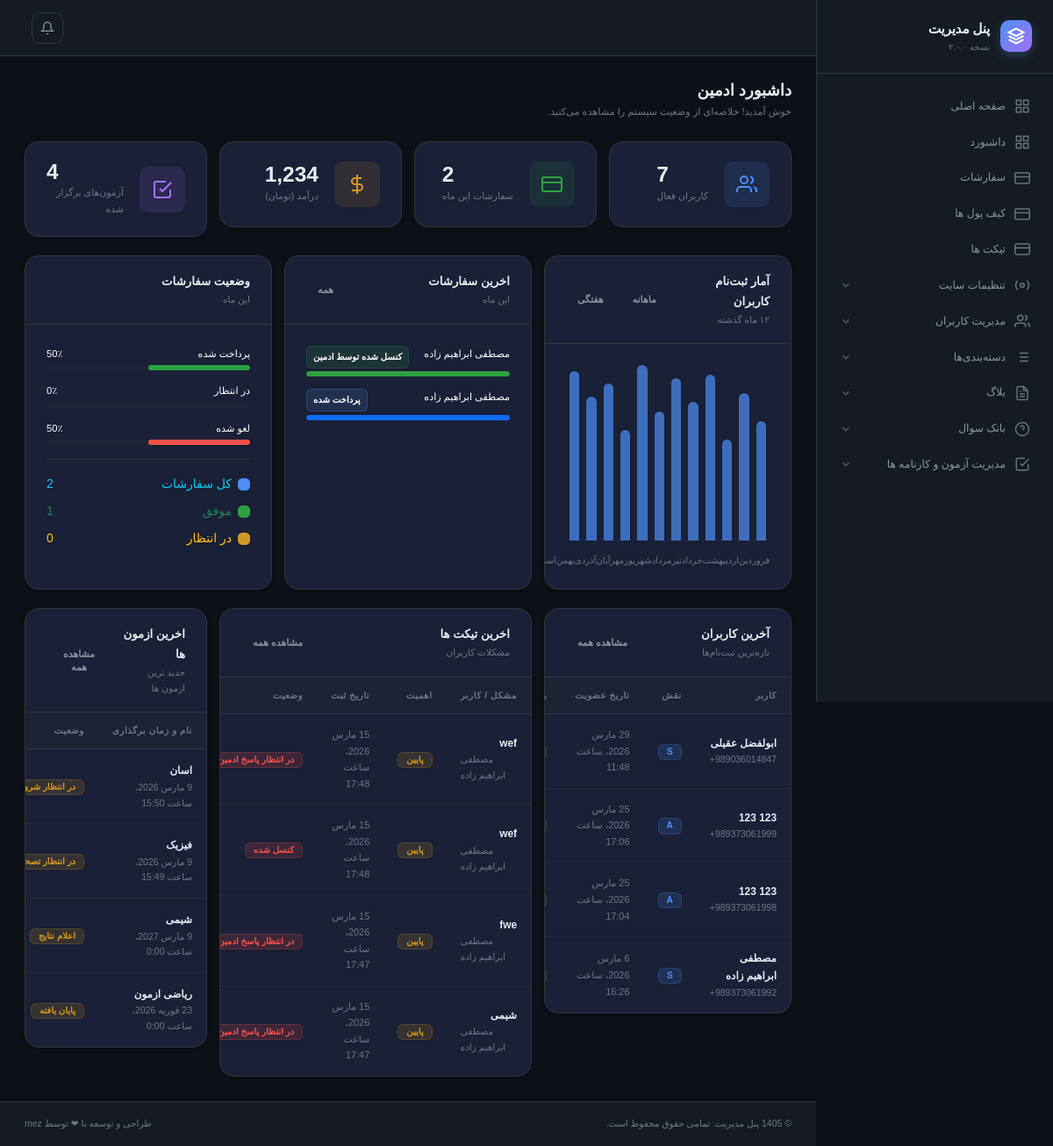
The app's page /admin-panel/, older data.
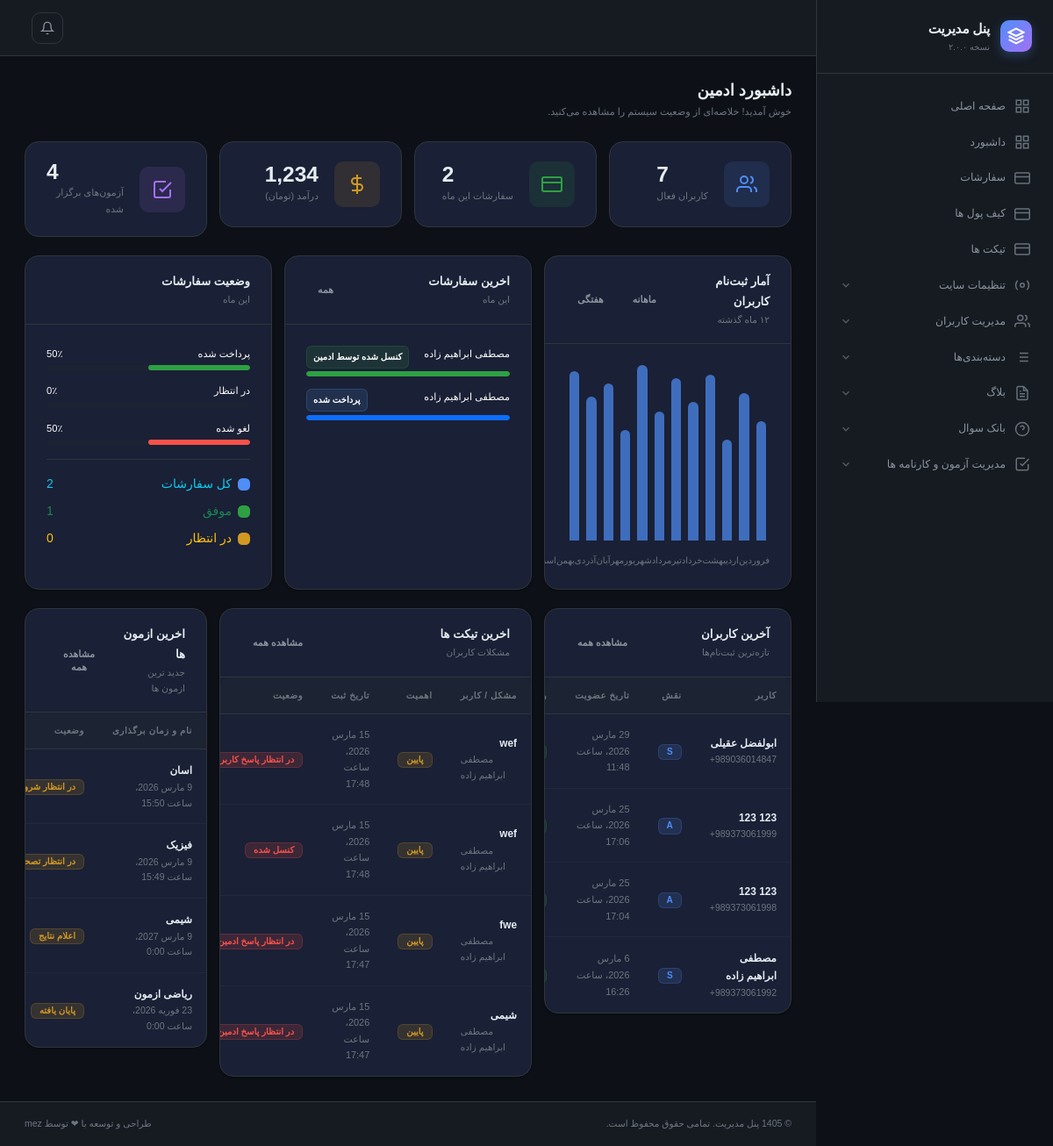
The same page, newer data.
### sitesetting/models.py (models this page shows, shortened)
class Ticket(models.Model):
    class TicketPriority(models.TextChoices):
        low = 'پایین','پایین'
        mid = 'متوسط','متوسط'
        high = 'بالا','بالا'
        huge = 'فوری','فوری'
    class TicketStatus(models.TextChoices):
        cancelled = 'کنسل شده','کنسل شده'
        fixed = 'حل شده','حل شده'
        awating_admin = 'در انتظار پاسخ ادمین','در انتظار پاسخ ادمین'
        awating_user = 'در انتظار پاسخ کاربر','در انتظار کاربر'
    name = models.CharField(max_length=500, verbose_name='موضوع',  db_index=True)
    user =  models.ForeignKey(User, related_name='tickets', on_delete=models.PROTECT, verbose_name='درخواست دهنده',  db_index=True)
    admin =  models.ForeignKey(User, related_name='tickets_admin', null=True, blank=True, on_delete=models.PROTECT, verbose_name='ادمین',  db_index=True)
    problem =  models.ForeignKey(TicketProblemCategory, related_name='tickets', null=True, on_delete=models.PROTECT, verbose_name='دسته بندی مشکلات تیکت ها',  db_index=True)
    placement =  models.ForeignKey(TicketProblemPlacement, related_name='tickets', null=True, on_delete=models.PROTECT, verbose_name='بخش های مرتبط مشکلات در تیکت',  db_index=True)
    description = models.TextField(verbose_name="توضیحات ")
    file = models.FileField(verbose_name='پیوست', upload_to=photo_path_upload_to, null=True, blank=True)
    priority = models.CharField(verbose_name='اهمیت', choices=TicketPriority, max_length=255)
    status = models.CharField(verbose_name='وضعیت', choices=TicketStatus, max_length=255)
    create_at = models.DateTimeField(verbose_name='زمان ارسال درخواست', auto_now_add=True)
    class Meta:
        ordering = ['-id']
        verbose_name ='تیکت '
        verbose_name_plural ='تیکت  ها'

### user/models.py (models this page shows, shortened)
class User(AbstractUser):
    class GenderOfUser(models.TextChoices):
        MALE = "M", 'مذکر'
        FELMALE = "F", "مونث"
    class TypeOfUser(models.TextChoices):
        REGULAR = "R", 'دانش اموز'
        SANATORUM = "S", "مصحح"
        ADMIN = "A", "ادمین"
    father_name =  models.CharField(max_length=255, verbose_name='نام پدر', null=True)
    gender = models.CharField(max_length=255, choices=GenderOfUser, verbose_name="جنسیت")
    PhoneNumber = PhoneNumberField(unique=True, verbose_name="شماره",  db_index=True)
    national_id = models.CharField(max_length=255, verbose_name='کد ملی', null=True)
    province =  models.CharField(max_length=255, verbose_name='نام استان', null=True)
    city =  models.CharField(max_length=255, verbose_name='نام شهر', null=True)
    school =  models.CharField(max_length=255, verbose_name='نام مدرسه', null=True)
    grade =  models.ForeignKey(GradeCategories, related_name='users', null=True, on_delete=models.PROTECT, verbose_name='پایه',  db_index=True)
    major =  models.ForeignKey(MajorCategories, related_name='users', null=True, on_delete=models.PROTECT, verbose_name='رشته تحصیلی',  db_index=True)
    birth = models.DateTimeField(verbose_name='تاریخ تولد', null=True)
    private_code =  models.CharField(max_length=1000, verbose_name='کد مخفی کاربر', null=True, blank=True)
    otp = models.CharField(max_length=6, blank=True, null=True, verbose_name="کد otp")
    login_temp = models.PositiveSmallIntegerField(default=0, verbose_name="دفعات ورود")
    otp_expiry_date = models.DateTimeField(null=True, blank=True, verbose_name="تاریخ انقضای ")
    type_of_user = models.CharField(max_length=255, choices=TypeOfUser, verbose_name='نوع کاربر', default=TypeOfUser.REGULAR)
    is_verified = models.BooleanField(default=True, verbose_name='تایید شماره همراه')
    USERNAME_FIELD = "PhoneNumber"
    username = None
    objects = UserManager()
    class Meta:
        verbose_name = 'کاربر'
        verbose_name_plural = 'کاربران'
    def __str__(self):
        if self.first_name or self.last_login:
            return self.get_full_name()
        return f"{str(self.PhoneNumber).replace(' ', '')}"

### admin_panel/views/site.py (the view)
# urls.py: path('', views.site.Main.as_view(), name='main'),
class Main(TemplateView):
    template_name = 'admin-panel/main.html'
    def get_context_data(self, **kwargs) -> dict[str, ...]:
        context = super().get_context_data(**kwargs)
        quiz = Quiz.objects
        context['quiz_count'] = quiz.count()
        context['quiz_list'] = quiz.order_by('-pk').all()[:4]
        users = User.objects
        orders = Order.objects.filter(update_at__gte=now() - timedelta(days=30))
        context['users_count'] = users.count()
        context['last_users'] = users.order_by('-pk').all()[:4]
        context['orders_list'] = orders.prefetch_related('user').all()[:4]
        context['order_count'] = orders.count()
        context['all_order_count'] = orders.count()
        context['active_order_count'] = orders.filter(status=Order.OrderStatus.active).count()
        context['active_order_percent'] = round(
                (context['active_order_count'] / context['all_order_count']) * 100
             )
        context['paid_order_count'] = orders.filter(status=Order.OrderStatus.paid).count()
        context['paid_order_percent'] =  round(
                (context['paid_order_count'] / context['all_order_count']) * 100
             )
        context['cancell_order_count'] = orders.filter(
            Q(status=Order.OrderStatus.cancelled_by_admin) | Q(status=Order.OrderStatus.cancelled)
        ).count()
        context['cancell_order_percent'] = round(
                (context['cancell_order_count'] / context['all_order_count']) * 100
             )
        context['all_peyment_for_last_month'] = sum(
            orders.values_list('final_price', flat=True)
        )
        context['last_tickets'] = Ticket.objects.order_by('-pk').prefetch_related('user').all()[:4]
        return context

### order/templatetags/tdc.py (called while the page is built)
@register.filter
def tdc(value: int):
    if value is not None and value and value != "":
        return "{:,}".format(int(value))
    else:
        return 0

### sitesetting/models.py (called while the page is built)
    def __str__(self):
        return self.name

    def __str__(self):
        return self.name

### template/admin-panel/main.html (shortened to what the changed rows need)
{% extends "admin-panel/base/base.html" %}
{% load tdc %}
{% load jalali_tags %}
{% load list %}
{% block main %}
<main class="page-content">
  <div class="page-header">
    <div class="page-header-info">
      <h1>داشبورد ادمین</h1>
    </div>
  </div>
  <div class="row g-3">
        <div class="col-xl-4">
      <div class="card">
        <div class="table-container">
          <table class="table">
            <thead>
              <tr>
                <th>کاربر</th>
                <th>نقش</th>
                <th>تاریخ عضویت</th>
                <th>وضعیت</th>
              </tr>
            </thead>
          </table>
        </div>
      </div>
    </div>
    <div class="col-xl-5">
      <div class="card">
        <div class="table-container">
          <table class="table">
            <thead>
              <tr>
                <th>مشکل / کاربر</th>
                <th>اهمیت</th>
                <th>تاریخ ثبت</th>
                <th>وضعیت</th>
              </tr>
            </thead>
            <tbody>
              {% for item in last_tickets %}
              <tr>
                  <td>
                    <a href="{% url 'admin-panel:ticket-chat' item.id %}">
                      <div class="user-cell">
                        <div class="user-cell-info">
                          <div class="name">{{item.name}}</div>
                          <div class="email" dir="ltr">{{item.user}}</div>
                        </div>
                      </div>
                    </a>
                  </td>
                  <td><span class="badge badge-warning">{{item.priority}}</span></td>
                  <td style="color:var(--text-muted);font-size:.78rem">{{item.create_at|to_jalali}}</td>
                  <td><span class="badge badge-danger">{{item.status}}</span></td>
              </tr>
              {% endfor %}
            </tbody>
          </table>
        </div>
      </div>
    </div>
    <div class="col-xl-3">
      <div class="card">
        <div class="table-container">
          <table class="table">
            <thead>
              <tr>
                <th>نام و زمان برگذاری</th>
                <th>وضعیت</th>
              </tr>
            </thead>
          </table>
        </div>
      </div>
    </div>
  </div>
</main>
{% endblock main %}

Row changes from the older to the newer data that the page shows:
changed Ticket: status "در انتظار پاسخ…" → "در انتظار پاسخ کاربر"
